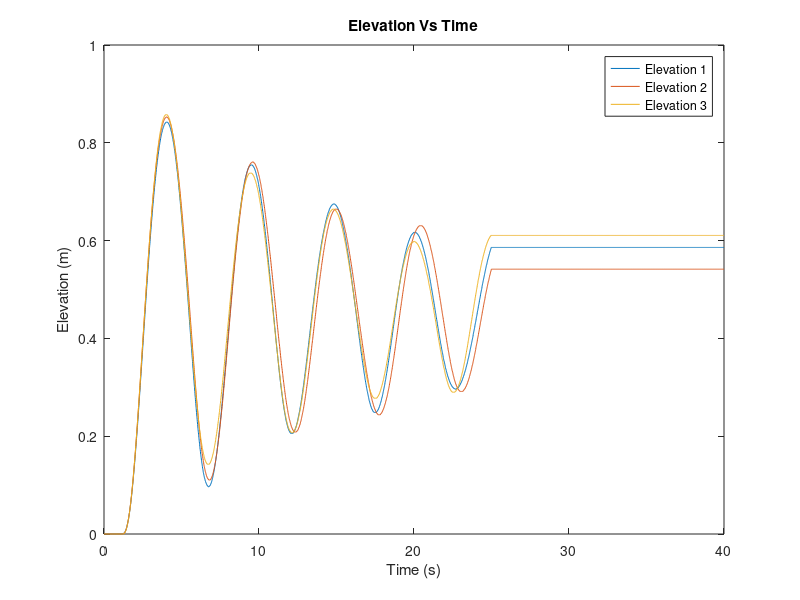

Write MATLAB code to recreate this figure. (Note: this script raises an error after producing the figure.)
%---------------------------------------------- 
% AER 715 Avionics and Systems
% Lab 3 – “Lab Title”
% Sharvani Yadav: XXXXXXXXX
% Daniel Mielnik: 501118927
%---------------------------------------------- %
%% Introduction
% Type your introduction in this section
%
%% Post Lab Exercises –
clear all;
clc;

%% Constants for Heli 4
Mh = 1.450; % Mass of Heli Body (kg)
Mc = 1.918; % Mass of CW (kg)
La = 25.75/39.37; % Distance from Pivot to Helecopter body center (m)
Lb = 18.5/39.37; % Distance from Pivot to conterweight center (m)
Lh = 6.933; % Distance from pitch axis to rotor center (m)
Kf = 0.140; % Motor-Prop Force Constant (N/V)
Krt = 0.0027; % Motor-Prop Torque Constant (Nm/V)
epsilon = -26:1:30; % Elevation Range (Deg)
epsilon_0 = -25.75; % Elevation Start (Deg)
lambda = 0:1:360; % Travel Range (Deg)
g = 9.81; % Gravity constant (m/s^2)
Wh = Mh*g; % Weight of Heli Body (N)
Wc = Mc*g; % Weight of CW (N)

%% Question 1
fprintf('Question 1')

Je = (Mh * La^2) + (Mc * Lb^2) % Elevation Axis (kg-m^2)

%% Question 2
fprintf('Question 2')

epsilon_dd = 0; % Figure this out
Tg = Lb*Wc - La*Wh;
Ft = (Je*epsilon_dd - Tg)/La % Lift force (N)

%% Question 3
fprintf('Question 3')

Vsum = Ft/Kf % Velocity required to keep helicopter at steady level flight (m/s)

%% Question 4
fprintf('Question 4')

G4_elev1 = tf(La*Kf, [Je 0 0]) % G elev transfer function

%% Question 5
fprintf('Question 5')

load elevationData1.mat
load elevationData2.mat
load elevationData3.mat

time = elev1(1, 1:end);

v1 = elev1(2, 1:end);
v2 = elev2(2, 1:end);
v3 = elev3(2, 1:end);

e1 = elev1(3, 1:end);
e2 = elev2(3, 1:end);
e3 = elev3(3, 1:end);

figure(1)
plot(time, e1, time, e2, time, e3)
title('Elevation Vs Time')
xlabel('Time (s)')
ylabel('Elevation (m)')
legend('Elevation 1', 'Elevation 2', 'Elevation 3')

data1 = iddata(transpose(e1), transpose(v1), 0.01);
data2 = iddata(transpose(e2), transpose(v2), 0.01);
data3 = iddata(transpose(e3), transpose(v3), 0.01);

mergedData = merge(data1, data2, data3);

G4_elev2 = tfest(mergedData, 2, 0);
G4_elev3 = tfest(mergedData, 3, 0);

[num1, denom1] = tfdata(G4_elev1, 'v')
[num2, denom2] = tfdata(G4_elev2, 'v')
[num3, denom3] = tfdata(G4_elev3, 'v')

%% Question 6
fprintf('Question 6')

poles_elev2 = pole(G4_elev2)
poles_elev3 = pole(G4_elev3)

%% Question 7
fprintf('Question 7')

figure(2)
step(G4_elev1, G4_elev2, G4_elev3)
title('Amplitude Vs Time')
xlabel('Time (s)')
ylabel('Amplitude')
axis ([ 0 40, 0 0.05])
legend('Elevation 1', 'Elevation 2', 'Elevation 3')

%% Question 8

%% Conclusion
% Write your lab conclusion for the WHOLE lab in this section.